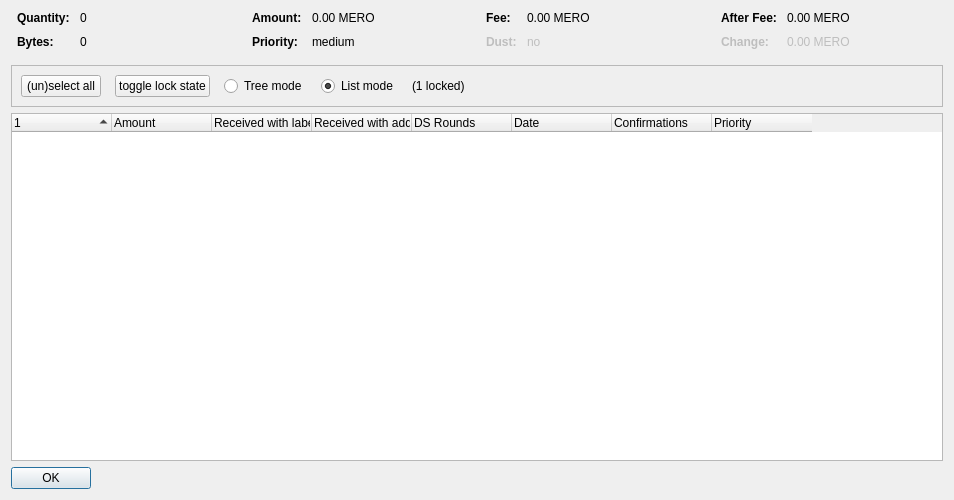
<?xml version="1.0" encoding="UTF-8"?>
<ui version="4.0">
 <class>CoinControlDialog</class>
 <widget class="QDialog" name="CoinControlDialog">
  <property name="geometry">
   <rect>
    <x>0</x>
    <y>0</y>
    <width>954</width>
    <height>500</height>
   </rect>
  </property>
  <property name="windowTitle">
   <string>Coin Selection</string>
  </property>
  <layout class="QVBoxLayout" name="verticalLayout">
   <item>
    <layout class="QHBoxLayout" name="horizontalLayoutTop" stretch="0,0,0,0">
     <property name="topMargin">
      <number>0</number>
     </property>
     <property name="bottomMargin">
      <number>10</number>
     </property>
     <item>
      <layout class="QFormLayout" name="formLayoutCoinControl1">
       <property name="horizontalSpacing">
        <number>10</number>
       </property>
       <property name="verticalSpacing">
        <number>10</number>
       </property>
       <property name="leftMargin">
        <number>6</number>
       </property>
       <property name="rightMargin">
        <number>6</number>
       </property>
       <item row="0" column="0">
        <widget class="QLabel" name="labelCoinControlQuantityText">
         <property name="font">
          <font>
           <weight>75</weight>
           <bold>true</bold>
          </font>
         </property>
         <property name="text">
          <string>Quantity:</string>
         </property>
        </widget>
       </item>
       <item row="0" column="1">
        <widget class="QLabel" name="labelCoinControlQuantity">
         <property name="cursor">
          <cursorShape>IBeamCursor</cursorShape>
         </property>
         <property name="contextMenuPolicy">
          <enum>Qt::ActionsContextMenu</enum>
         </property>
         <property name="text">
          <string notr="true">0</string>
         </property>
         <property name="textInteractionFlags">
          <set>Qt::LinksAccessibleByMouse|Qt::TextSelectableByKeyboard|Qt::TextSelectableByMouse</set>
         </property>
        </widget>
       </item>
       <item row="1" column="0">
        <widget class="QLabel" name="labelCoinControlBytesText">
         <property name="font">
          <font>
           <weight>75</weight>
           <bold>true</bold>
          </font>
         </property>
         <property name="text">
          <string>Bytes:</string>
         </property>
        </widget>
       </item>
       <item row="1" column="1">
        <widget class="QLabel" name="labelCoinControlBytes">
         <property name="cursor">
          <cursorShape>IBeamCursor</cursorShape>
         </property>
         <property name="contextMenuPolicy">
          <enum>Qt::ActionsContextMenu</enum>
         </property>
         <property name="text">
          <string notr="true">0</string>
         </property>
         <property name="textInteractionFlags">
          <set>Qt::LinksAccessibleByMouse|Qt::TextSelectableByKeyboard|Qt::TextSelectableByMouse</set>
         </property>
        </widget>
       </item>
      </layout>
     </item>
     <item>
      <layout class="QFormLayout" name="formLayoutCoinControl2">
       <property name="horizontalSpacing">
        <number>10</number>
       </property>
       <property name="verticalSpacing">
        <number>10</number>
       </property>
       <property name="leftMargin">
        <number>6</number>
       </property>
       <property name="rightMargin">
        <number>6</number>
       </property>
       <item row="0" column="0">
        <widget class="QLabel" name="labelCoinControlAmountText">
         <property name="font">
          <font>
           <weight>75</weight>
           <bold>true</bold>
          </font>
         </property>
         <property name="text">
          <string>Amount:</string>
         </property>
        </widget>
       </item>
       <item row="0" column="1">
        <widget class="QLabel" name="labelCoinControlAmount">
         <property name="cursor">
          <cursorShape>IBeamCursor</cursorShape>
         </property>
         <property name="contextMenuPolicy">
          <enum>Qt::ActionsContextMenu</enum>
         </property>
         <property name="text">
          <string notr="true">0.00 MERO</string>
         </property>
         <property name="textInteractionFlags">
          <set>Qt::LinksAccessibleByMouse|Qt::TextSelectableByKeyboard|Qt::TextSelectableByMouse</set>
         </property>
        </widget>
       </item>
       <item row="1" column="0">
        <widget class="QLabel" name="labelCoinControlPriorityText">
         <property name="font">
          <font>
           <weight>75</weight>
           <bold>true</bold>
          </font>
         </property>
         <property name="text">
          <string>Priority:</string>
         </property>
        </widget>
       </item>
       <item row="1" column="1">
        <widget class="QLabel" name="labelCoinControlPriority">
         <property name="cursor">
          <cursorShape>IBeamCursor</cursorShape>
         </property>
         <property name="contextMenuPolicy">
          <enum>Qt::ActionsContextMenu</enum>
         </property>
         <property name="text">
          <string>medium</string>
         </property>
         <property name="textInteractionFlags">
          <set>Qt::LinksAccessibleByMouse|Qt::TextSelectableByKeyboard|Qt::TextSelectableByMouse</set>
         </property>
        </widget>
       </item>
      </layout>
     </item>
     <item>
      <layout class="QFormLayout" name="formLayoutCoinControl3">
       <property name="horizontalSpacing">
        <number>10</number>
       </property>
       <property name="verticalSpacing">
        <number>10</number>
       </property>
       <property name="leftMargin">
        <number>6</number>
       </property>
       <property name="rightMargin">
        <number>6</number>
       </property>
       <item row="0" column="0">
        <widget class="QLabel" name="labelCoinControlFeeText">
         <property name="font">
          <font>
           <weight>75</weight>
           <bold>true</bold>
          </font>
         </property>
         <property name="text">
          <string>Fee:</string>
         </property>
        </widget>
       </item>
       <item row="0" column="1">
        <widget class="QLabel" name="labelCoinControlFee">
         <property name="cursor">
          <cursorShape>IBeamCursor</cursorShape>
         </property>
         <property name="contextMenuPolicy">
          <enum>Qt::ActionsContextMenu</enum>
         </property>
         <property name="text">
          <string notr="true">0.00 MERO</string>
         </property>
         <property name="textInteractionFlags">
          <set>Qt::LinksAccessibleByMouse|Qt::TextSelectableByKeyboard|Qt::TextSelectableByMouse</set>
         </property>
        </widget>
       </item>
       <item row="1" column="0">
        <widget class="QLabel" name="labelCoinControlLowOutputText">
         <property name="enabled">
          <bool>false</bool>
         </property>
         <property name="font">
          <font>
           <weight>75</weight>
           <bold>true</bold>
          </font>
         </property>
         <property name="text">
          <string>Dust:</string>
         </property>
        </widget>
       </item>
       <item row="1" column="1">
        <widget class="QLabel" name="labelCoinControlLowOutput">
         <property name="enabled">
          <bool>false</bool>
         </property>
         <property name="cursor">
          <cursorShape>IBeamCursor</cursorShape>
         </property>
         <property name="contextMenuPolicy">
          <enum>Qt::ActionsContextMenu</enum>
         </property>
         <property name="text">
          <string>no</string>
         </property>
         <property name="textInteractionFlags">
          <set>Qt::LinksAccessibleByMouse|Qt::TextSelectableByKeyboard|Qt::TextSelectableByMouse</set>
         </property>
        </widget>
       </item>
      </layout>
     </item>
     <item>
      <layout class="QFormLayout" name="formLayoutCoinControl4">
       <property name="horizontalSpacing">
        <number>10</number>
       </property>
       <property name="verticalSpacing">
        <number>10</number>
       </property>
       <property name="leftMargin">
        <number>6</number>
       </property>
       <property name="rightMargin">
        <number>6</number>
       </property>
       <item row="0" column="0">
        <widget class="QLabel" name="labelCoinControlAfterFeeText">
         <property name="font">
          <font>
           <weight>75</weight>
           <bold>true</bold>
          </font>
         </property>
         <property name="text">
          <string>After Fee:</string>
         </property>
        </widget>
       </item>
       <item row="0" column="1">
        <widget class="QLabel" name="labelCoinControlAfterFee">
         <property name="cursor">
          <cursorShape>IBeamCursor</cursorShape>
         </property>
         <property name="contextMenuPolicy">
          <enum>Qt::ActionsContextMenu</enum>
         </property>
         <property name="text">
          <string notr="true">0.00 MERO</string>
         </property>
         <property name="textInteractionFlags">
          <set>Qt::LinksAccessibleByMouse|Qt::TextSelectableByKeyboard|Qt::TextSelectableByMouse</set>
         </property>
        </widget>
       </item>
       <item row="1" column="0">
        <widget class="QLabel" name="labelCoinControlChangeText">
         <property name="enabled">
          <bool>false</bool>
         </property>
         <property name="font">
          <font>
           <weight>75</weight>
           <bold>true</bold>
          </font>
         </property>
         <property name="text">
          <string>Change:</string>
         </property>
        </widget>
       </item>
       <item row="1" column="1">
        <widget class="QLabel" name="labelCoinControlChange">
         <property name="enabled">
          <bool>false</bool>
         </property>
         <property name="cursor">
          <cursorShape>IBeamCursor</cursorShape>
         </property>
         <property name="contextMenuPolicy">
          <enum>Qt::ActionsContextMenu</enum>
         </property>
         <property name="text">
          <string notr="true">0.00 MERO</string>
         </property>
         <property name="textInteractionFlags">
          <set>Qt::LinksAccessibleByMouse|Qt::TextSelectableByKeyboard|Qt::TextSelectableByMouse</set>
         </property>
        </widget>
       </item>
      </layout>
     </item>
    </layout>
   </item>
   <item>
    <widget class="QFrame" name="frame">
     <property name="minimumSize">
      <size>
       <width>0</width>
       <height>40</height>
      </size>
     </property>
     <property name="frameShape">
      <enum>QFrame::StyledPanel</enum>
     </property>
     <property name="frameShadow">
      <enum>QFrame::Sunken</enum>
     </property>
     <layout class="QHBoxLayout" name="horizontalLayout">
      <item>
       <layout class="QHBoxLayout" name="horizontalLayoutPanel" stretch="0,0,0,0,0,0">
        <property name="spacing">
         <number>14</number>
        </property>
        <item>
         <widget class="QPushButton" name="pushButtonSelectAll">
          <property name="sizePolicy">
           <sizepolicy hsizetype="Maximum" vsizetype="Fixed">
            <horstretch>0</horstretch>
            <verstretch>0</verstretch>
           </sizepolicy>
          </property>
          <property name="text">
           <string>(un)select all</string>
          </property>
          <property name="autoDefault">
           <bool>false</bool>
          </property>
         </widget>
        </item>
        <item>
         <widget class="QPushButton" name="pushButtonToggleLock">
          <property name="sizePolicy">
           <sizepolicy hsizetype="Maximum" vsizetype="Fixed">
            <horstretch>0</horstretch>
            <verstretch>0</verstretch>
           </sizepolicy>
          </property>
          <property name="text">
           <string>toggle lock state</string>
          </property>
          <property name="autoDefault">
           <bool>false</bool>
          </property>
         </widget>
        </item>
        <item>
         <widget class="QRadioButton" name="radioTreeMode">
          <property name="sizePolicy">
           <sizepolicy hsizetype="Maximum" vsizetype="Fixed">
            <horstretch>0</horstretch>
            <verstretch>0</verstretch>
           </sizepolicy>
          </property>
          <property name="text">
           <string>Tree mode</string>
          </property>
         </widget>
        </item>
        <item>
         <widget class="QRadioButton" name="radioListMode">
          <property name="sizePolicy">
           <sizepolicy hsizetype="Maximum" vsizetype="Fixed">
            <horstretch>0</horstretch>
            <verstretch>0</verstretch>
           </sizepolicy>
          </property>
          <property name="text">
           <string>List mode</string>
          </property>
          <property name="checked">
           <bool>true</bool>
          </property>
         </widget>
        </item>
        <item>
         <widget class="QLabel" name="labelLocked">
          <property name="text">
           <string>(1 locked)</string>
          </property>
         </widget>
        </item>
        <item>
         <spacer name="horizontalSpacer">
          <property name="orientation">
           <enum>Qt::Horizontal</enum>
          </property>
          <property name="sizeHint" stdset="0">
           <size>
            <width>40</width>
            <height>20</height>
           </size>
          </property>
         </spacer>
        </item>
       </layout>
      </item>
     </layout>
    </widget>
   </item>
   <item>
    <widget class="CoinControlTreeWidget" name="treeWidget">
     <property name="contextMenuPolicy">
      <enum>Qt::CustomContextMenu</enum>
     </property>
     <property name="sortingEnabled">
      <bool>false</bool>
     </property>
     <property name="columnCount">
      <number>8</number>
     </property>
     <attribute name="headerShowSortIndicator" stdset="0">
      <bool>true</bool>
     </attribute>
     <attribute name="headerStretchLastSection">
      <bool>false</bool>
     </attribute>
     <column>
      <property name="text">
       <string/>
      </property>
     </column>
     <column>
      <property name="text">
       <string>Amount</string>
      </property>
     </column>
     <column>
      <property name="text">
       <string>Received with label</string>
      </property>
     </column>
     <column>
      <property name="text">
       <string>Received with address</string>
      </property>
     </column>
     <column>
      <property name="text">
       <string>DS Rounds</string>
      </property>
     </column>
     <column>
      <property name="text">
       <string>Date</string>
      </property>
     </column>
     <column>
      <property name="text">
       <string>Confirmations</string>
      </property>
      <property name="toolTip">
       <string>Confirmed</string>
      </property>
     </column>
     <column>
      <property name="text">
       <string>Priority</string>
      </property>
     </column>
    </widget>
   </item>
   <item>
    <widget class="QDialogButtonBox" name="buttonBox">
     <property name="sizePolicy">
      <sizepolicy hsizetype="Maximum" vsizetype="Fixed">
       <horstretch>0</horstretch>
       <verstretch>0</verstretch>
      </sizepolicy>
     </property>
     <property name="orientation">
      <enum>Qt::Horizontal</enum>
     </property>
     <property name="standardButtons">
      <set>QDialogButtonBox::Ok</set>
     </property>
    </widget>
   </item>
  </layout>
 </widget>
 <customwidgets>
  <customwidget>
   <class>CoinControlTreeWidget</class>
   <extends>QTreeWidget</extends>
   <header>coincontroltreewidget.h</header>
  </customwidget>
 </customwidgets>
 <resources/>
 <connections/>
</ui>
